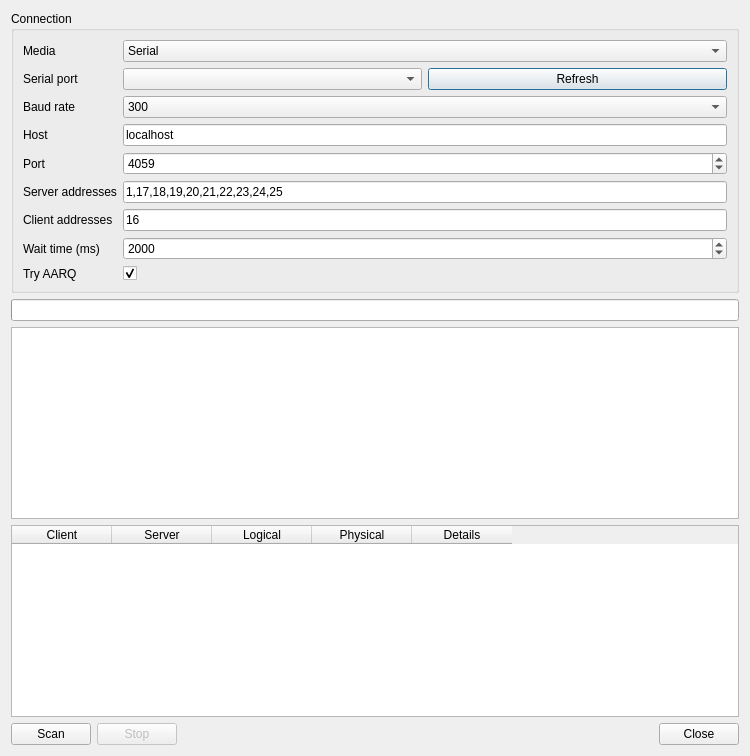
<?xml version="1.0" encoding="UTF-8"?>
<ui version="4.0">
 <class>HdlcAddressScannerDialog</class>
 <widget class="QDialog" name="HdlcAddressScannerDialog">
  <property name="windowTitle">
   <string>HDLC Address Scanner</string>
  </property>
  <property name="minimumSize">
   <size>
    <width>750</width>
    <height>550</height>
   </size>
  </property>
  <layout class="QVBoxLayout" name="verticalLayout">
   <item>
    <widget class="QGroupBox" name="connectionGroup">
     <property name="title">
      <string>Connection</string>
     </property>
     <layout class="QFormLayout" name="formLayout">
      <item row="0" column="0">
       <widget class="QLabel" name="mediaLabel">
        <property name="text">
         <string>Media</string>
        </property>
       </widget>
      </item>
      <item row="0" column="1">
       <widget class="QComboBox" name="mediaCombo">
        <item>
         <property name="text">
          <string>Serial</string>
         </property>
        </item>
        <item>
         <property name="text">
          <string>Network</string>
         </property>
        </item>
       </widget>
      </item>
      <item row="1" column="0">
       <widget class="QLabel" name="serialPortLabel">
        <property name="text">
         <string>Serial port</string>
        </property>
       </widget>
      </item>
      <item row="1" column="1">
       <layout class="QHBoxLayout" name="serialLayout">
        <item>
         <widget class="QComboBox" name="serialPortCombo"/>
        </item>
        <item>
         <widget class="QPushButton" name="refreshPortsButton">
          <property name="text">
           <string>Refresh</string>
          </property>
         </widget>
        </item>
       </layout>
      </item>
      <item row="2" column="0">
       <widget class="QLabel" name="baudRateLabel">
        <property name="text">
         <string>Baud rate</string>
        </property>
       </widget>
      </item>
      <item row="2" column="1">
       <widget class="QComboBox" name="baudRateCombo">
        <item><property name="text"><string>300</string></property></item>
        <item><property name="text"><string>9600</string></property></item>
        <item><property name="text"><string>19200</string></property></item>
        <item><property name="text"><string>38400</string></property></item>
        <item><property name="text"><string>57600</string></property></item>
        <item><property name="text"><string>115200</string></property></item>
       </widget>
      </item>
      <item row="3" column="0">
       <widget class="QLabel" name="hostLabel">
        <property name="text">
         <string>Host</string>
        </property>
       </widget>
      </item>
      <item row="3" column="1">
       <widget class="QLineEdit" name="hostEdit">
        <property name="text">
         <string>localhost</string>
        </property>
       </widget>
      </item>
      <item row="4" column="0">
       <widget class="QLabel" name="portLabel">
        <property name="text">
         <string>Port</string>
        </property>
       </widget>
      </item>
      <item row="4" column="1">
       <widget class="QSpinBox" name="portSpin">
        <property name="maximum">
         <number>65535</number>
        </property>
        <property name="value">
         <number>4059</number>
        </property>
       </widget>
      </item>
      <item row="5" column="0">
       <widget class="QLabel" name="serverAddressesLabel">
        <property name="text">
         <string>Server addresses</string>
        </property>
       </widget>
      </item>
      <item row="5" column="1">
       <widget class="QLineEdit" name="serverAddressesEdit">
        <property name="text">
         <string>1,17,18,19,20,21,22,23,24,25</string>
        </property>
       </widget>
      </item>
      <item row="6" column="0">
       <widget class="QLabel" name="clientAddressesLabel">
        <property name="text">
         <string>Client addresses</string>
        </property>
       </widget>
      </item>
      <item row="6" column="1">
       <widget class="QLineEdit" name="clientAddressesEdit">
        <property name="text">
         <string>16</string>
        </property>
       </widget>
      </item>
      <item row="7" column="0">
       <widget class="QLabel" name="waitTimeLabel">
        <property name="text">
         <string>Wait time (ms)</string>
        </property>
       </widget>
      </item>
      <item row="7" column="1">
       <widget class="QSpinBox" name="waitTimeSpin">
        <property name="maximum">
         <number>60000</number>
        </property>
        <property name="value">
         <number>2000</number>
        </property>
       </widget>
      </item>
      <item row="8" column="0">
       <widget class="QLabel" name="tryAarqLabel">
        <property name="text">
         <string>Try AARQ</string>
        </property>
       </widget>
      </item>
      <item row="8" column="1">
       <widget class="QCheckBox" name="tryAarqCheck">
        <property name="checked">
         <bool>true</bool>
        </property>
       </widget>
      </item>
     </layout>
    </widget>
   </item>
   <item>
    <widget class="QProgressBar" name="progressBar"/>
   </item>
   <item>
    <widget class="QPlainTextEdit" name="logEdit">
     <property name="readOnly">
      <bool>true</bool>
     </property>
    </widget>
   </item>
   <item>
    <widget class="QTableWidget" name="resultTable">
     <column>
      <property name="text">
       <string>Client</string>
      </property>
     </column>
     <column>
      <property name="text">
       <string>Server</string>
      </property>
     </column>
     <column>
      <property name="text">
       <string>Logical</string>
      </property>
     </column>
     <column>
      <property name="text">
       <string>Physical</string>
      </property>
     </column>
     <column>
      <property name="text">
       <string>Details</string>
      </property>
     </column>
    </widget>
   </item>
   <item>
    <layout class="QHBoxLayout" name="buttonLayout">
     <item>
      <widget class="QPushButton" name="scanButton">
       <property name="text">
        <string>Scan</string>
       </property>
      </widget>
     </item>
     <item>
      <widget class="QPushButton" name="stopButton">
       <property name="text">
        <string>Stop</string>
       </property>
       <property name="enabled">
        <bool>false</bool>
       </property>
      </widget>
     </item>
     <item>
      <spacer name="horizontalSpacer">
       <property name="orientation">
        <enum>Qt::Horizontal</enum>
       </property>
       <property name="sizeHint" stdset="0">
        <size>
         <width>40</width>
         <height>20</height>
        </size>
       </property>
      </spacer>
     </item>
     <item>
      <widget class="QPushButton" name="closeButton">
       <property name="text">
        <string>Close</string>
       </property>
      </widget>
     </item>
    </layout>
   </item>
  </layout>
 </widget>
 <resources/>
 <connections/>
</ui>
